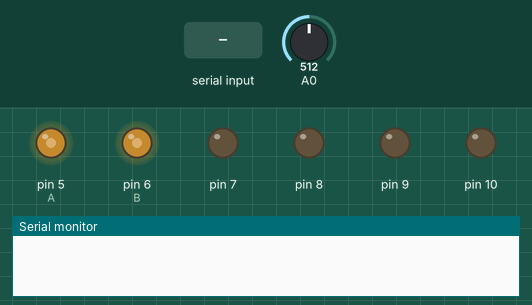
Recording of a sketch running on a simulated Arduino Uno, built with avr-gcc and run on an emulated ATmega328P. On the bench: output pins drawn as LEDs (lit = HIGH), the last lines printed to the serial monitor. The inputs (shaded band) are chosen by the test bench; at power-on: A0 = 512.

Above: at 1.2 s.
1.3 s: "F" received over the second serial link
At 2.4 s:
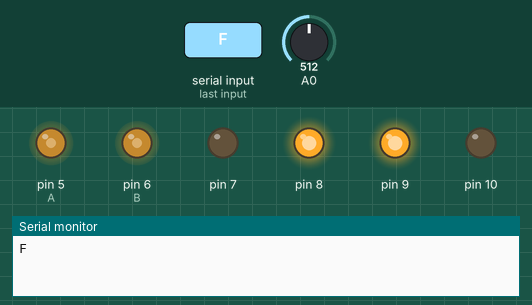
2.8 s: A0 set to 716
At 3.6 s:
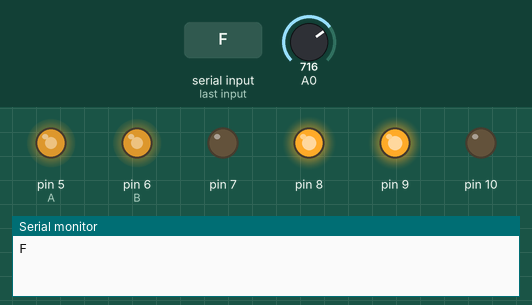
4.3 s: "R" received over the second serial link
At 4.7 s:
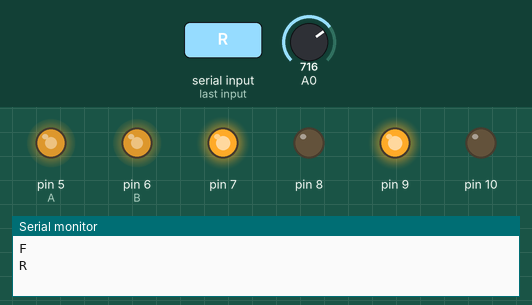
5.8 s: "L" received over the second serial link
At 7.0 s:
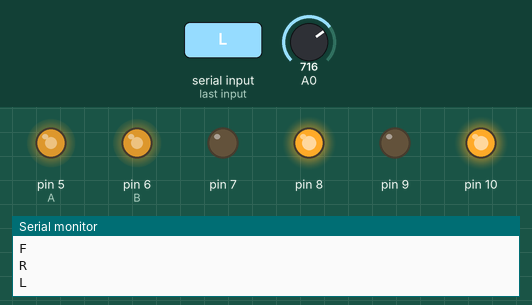
7.3 s: "G" received over the second serial link
At 8.2 s:
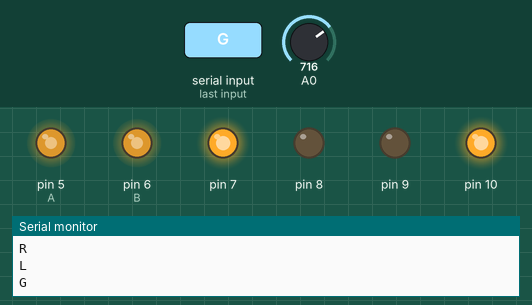
8.8 s: "S" received over the second serial link
At 9.3 s:
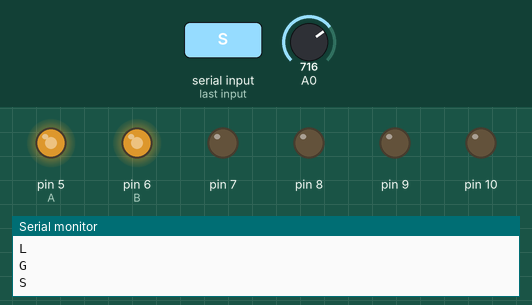
Timing chart, 0 to 11.3 s (numbered marks = the images above; inputs shaded):
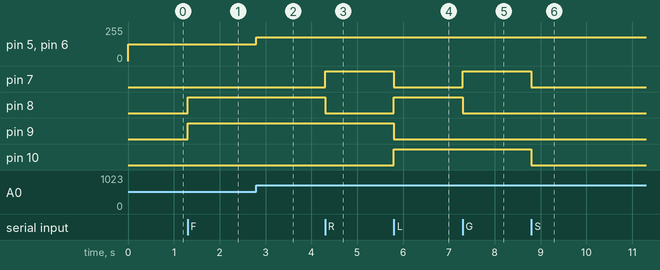

The sketch:

bluetooth.ino
```cpp
#include <SoftwareSerial.h>

SoftwareSerial bluetooth(2, 3);  // RX pin, TX pin for Bluetooth module

int A = 5;    // dark green
int B = 6;
int speed = 0;

char input;     // to store input character received via BT.

void setup()
{
  Serial.begin(9600);
  bluetooth.begin(9600);  // Initialize Bluetooth communication
  pinMode(7, OUTPUT);
  pinMode(8, OUTPUT);
  pinMode(9, OUTPUT);
  pinMode(10, OUTPUT);
  pinMode(5, OUTPUT); // dark green 3rd and 4th motor
  pinMode(6, OUTPUT); // red 1st and 2nd motor
}

void loop()
{
  while (bluetooth.available())
  {
    input = bluetooth.read();
    Serial.println(input);
    if (input == 'F')
    {
      forward();
    }
    else if (input == 'R')
    {
      right();
    }
    else if (input == 'L')
    {
      left();
    }
    else if (input == 'G')
    {
      backward();
    }
    else if (input == 'S')
    {
      stop();
    }
  }

  speed = analogRead(A0);
  speed = map(speed, 0, 1023, 0, 255); // Map analog input range (0-1023) to PWM range (0-255)

  analogWrite(A, speed);
  analogWrite(B, speed);
}

void forward()
{
  digitalWrite(7, LOW);
  digitalWrite(8, HIGH);
  digitalWrite(9, HIGH);
  digitalWrite(10, LOW);
}

void stop()
{
  digitalWrite(7, LOW);
  digitalWrite(8, LOW);
  digitalWrite(9, LOW);
  digitalWrite(10, LOW);
}

void backward()
{
  digitalWrite(7, HIGH);
  digitalWrite(8, LOW);
  digitalWrite(9, LOW);
  digitalWrite(10, HIGH);
}

void right()
{
  digitalWrite(7, HIGH);
  digitalWrite(8, LOW);
  digitalWrite(9, HIGH);
  digitalWrite(10, LOW);
}

void left()
{
  digitalWrite(7, LOW);
  digitalWrite(8, HIGH);
  digitalWrite(9, LOW);
  digitalWrite(10, HIGH);
}
```

Measured:
- after the input at 1.3 s, pin 8, pin 9: LOW → HIGH at once
- after the input at 2.8 s, pin 5 (A), pin 6 (B): 127/255 → 178/255 at once
- after the input at 4.3 s, pin 7: LOW → HIGH at once; pin 8: HIGH → LOW at once
- after the input at 5.8 s, pin 7, pin 9: HIGH → LOW at once; pin 8, pin 10: LOW → HIGH at once
- after the input at 7.3 s, pin 7: LOW → HIGH at once; pin 8: HIGH → LOW at once
- after the input at 8.8 s, pin 7, pin 10: HIGH → LOW at once
